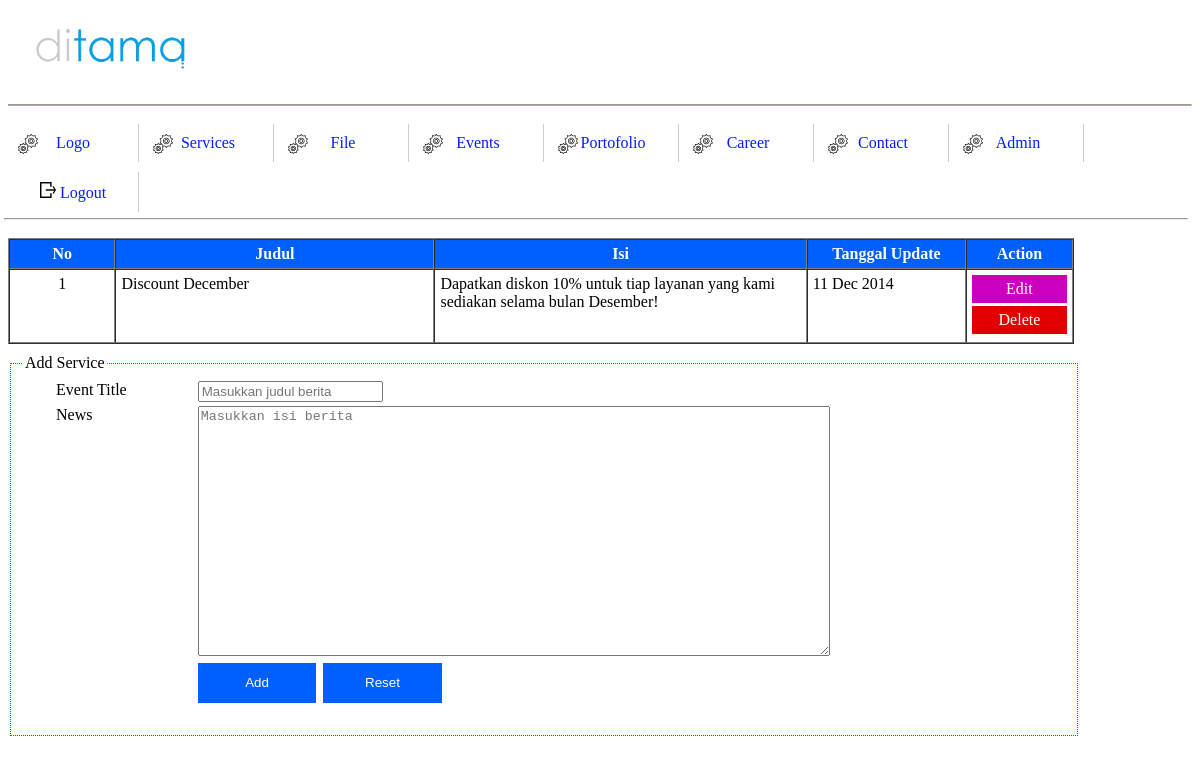
/manage/manage-event.php (signed in), run on the app's committed database.
### tables this page shows
CREATE TABLE IF NOT EXISTS `ms_berita` (
  `id` int(4) NOT NULL AUTO_INCREMENT,
  `judul_berita` varchar(100) NOT NULL,
  `isi` text NOT NULL,
  `tgl_berita` datetime NOT NULL,
  PRIMARY KEY (`id`)
);

### manage/manage-event.php (the view, shortened to what this page needs)
<?php
	require_once('../includes/header.php');
	require_once('../includes/admin-menu.php');
	$sql = "SELECT * FROM ms_berita";
	$hasil = mysqli_query($koneksi, $sql);
?>
<!DOCTYPE html>
<html>
<head>
<link rel="stylesheet" href="../assets/css/style.css" type="text/css"/>
</head>
<body>
	<table border=1 id='view-table' cellspacing=0>
		<tr>
			<th>No</th>
			<th width=30%>Judul</th>
			<th width=35%>Isi</th>
			<th width=15%>Tanggal Update</th>
			<th width=10%>Action</th>
		</tr>
	<?php
		$idx = 1;
		while($baris = mysqli_fetch_assoc($hasil)){
			echo "<tr>";
				echo "<td align=center valign='top'>";
					echo $idx;
				echo "</td>";
				echo "<td valign='top'>";
					echo $baris['judul_berita'];
				echo "</td>";
				echo "<td valign='top'>";
					echo $baris['isi'];
				echo "</td>";
				echo "<td valign='top'>";
					$format_tgl = date('d M Y', strtotime($baris['tgl_berita']));
					echo $format_tgl;
				echo "</td>";
				echo "<td>";
					$ganti_spasi = str_replace(" ","-",$baris['judul_berita']);
					echo "<a href='edit-service.php?layanan=".$ganti_spasi."' class='edit-btn'>Edit</a>";
					echo "<a href='delete.php?src=mngevent&id=".$baris['id']."' class='delete-btn'>Delete</a>";
				echo "</td>";
			echo "</tr>";
			$idx++;
		}
	?>
	</table>
	<fieldset style="width:88%" id="edit-field">
	<legend>Add Service</legend>
		<form action="manage-event.php" method="post"/>
		<table width="100%" id="form-table">
			<tr>
				<td valign="top" width=15%>Event Title</td>
				<td><input type="text" name="add-nama" value="" placeholder="Masukkan judul berita"></td>
			</tr>
			<tr>
				<td valign="top">News</td>
				<td><textarea name="add-detail" placeholder="Masukkan isi berita"/></textarea></td>
			</tr>
			<tr>
				<td></td>
				<td>
					<input type="submit" name="add-event" value="Add" id="blue-btn-mini"/>
					<input type="reset" value="Reset" id="blue-btn-mini"/>
				</td>
			</tr>
		</table>
	</fieldset>
</body>
</html>

### assets/css/style.css (style rules this page uses)
#edit-field { clear:both; margin-top:10px; border: 1px dotted #0060ff; font-family:palatino; }
.edit-btn, .delete-btn { display:block; border:none; padding:5px; margin-bottom:3px; text-align:center; text-decoration:none; background-color:#ca00be; color:white; }
.delete-btn { background-color:#e30000; }
#blue-btn-mini { background-color:#0060ff; border:none; margin:3px 3px 3px 0px; color:white; width:15%; height:40px; }
#form-table { margin-left:30px; width:90%; }
#form-table textarea { width:80%; min-height:250px; }
#view-table { width:90%; }
#view-table td { padding:5px; }
#view-table th { background-color:#0060ff; color:white; text-align:center; padding:5px; }

### data on the page
ms_berita: judul_berita "Discount December", isi "Dapatkan diskon 10% untuk tiap layanan yang kami sediakan selama bulan Desember!"
